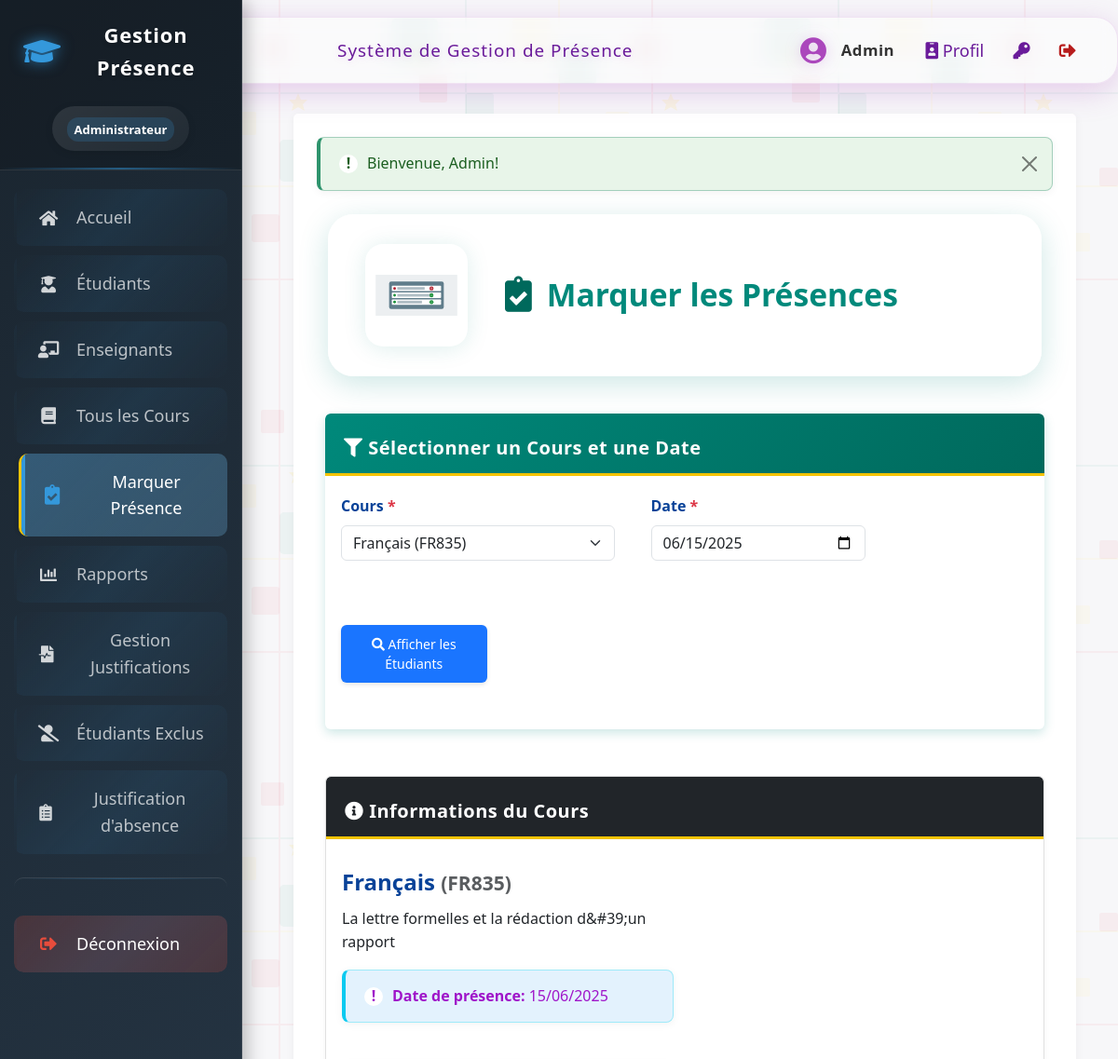
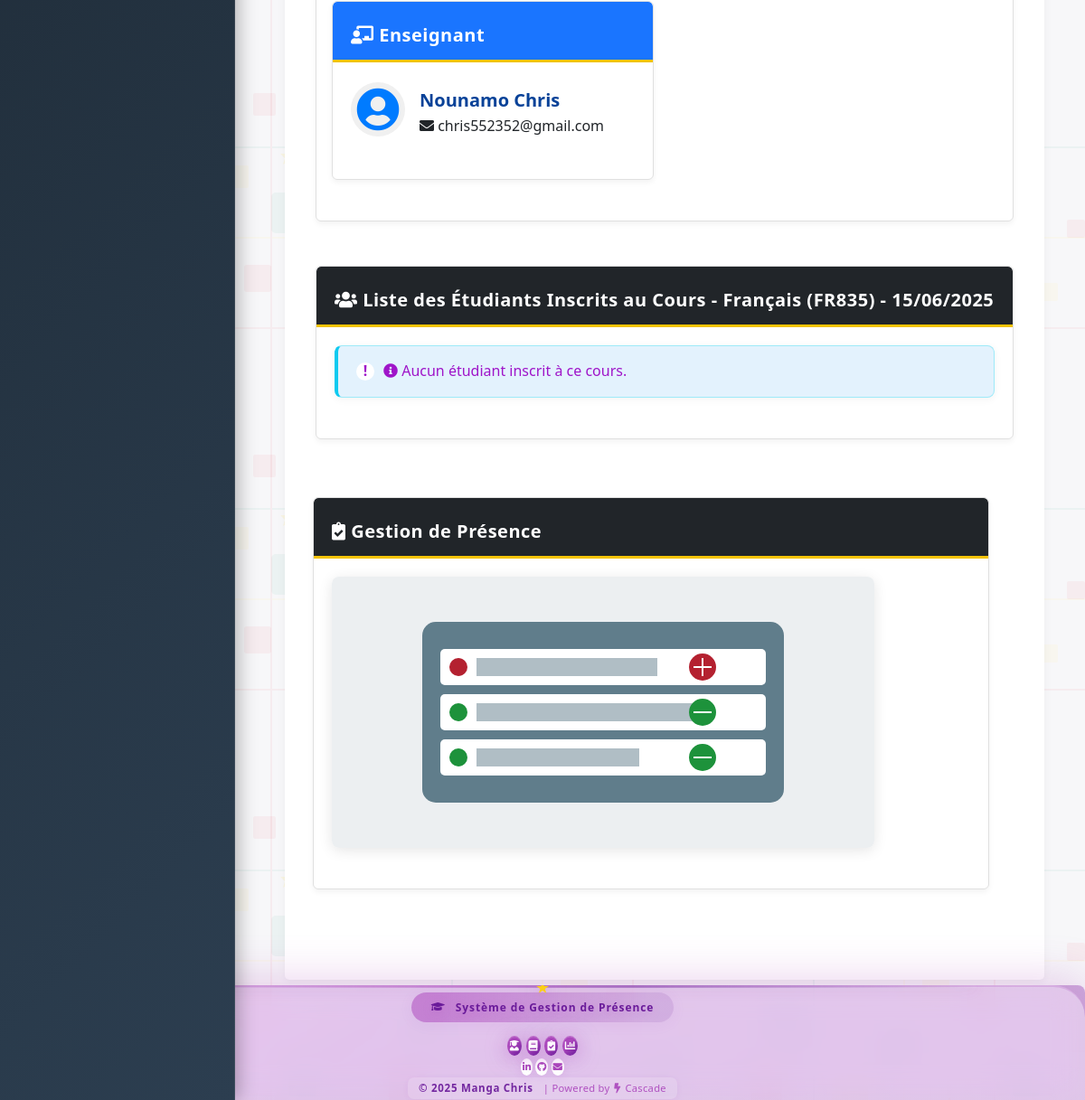
Screenshot of /presence.php?cours_id=4 (signed in) with the database file from the repository (2 pictures, top to bottom).
### tables this page shows
CREATE TABLE IF NOT EXISTS `cours` (
  `id` int NOT NULL AUTO_INCREMENT,
  `code` varchar(20) NOT NULL,
  `nom` varchar(150) NOT NULL,
  `enseignant_id` int DEFAULT NULL,
  `description` text,
  PRIMARY KEY (`id`),
  UNIQUE KEY `code` (`code`),
  KEY `enseignant_id` (`enseignant_id`)
);

CREATE TABLE IF NOT EXISTS `utilisateurs` (
  `id` int NOT NULL AUTO_INCREMENT,
  `nom` varchar(100) NOT NULL,
  `prenom` varchar(100) NOT NULL,
  `email` varchar(150) NOT NULL,
  `mot_de_passe` varchar(255) NOT NULL,
  `role` enum('admin','enseignant') NOT NULL DEFAULT 'enseignant',
  `date_creation` timestamp NULL DEFAULT CURRENT_TIMESTAMP,
  `derniere_connexion` timestamp NULL DEFAULT NULL,
  PRIMARY KEY (`id`),
  UNIQUE KEY `email` (`email`)
);

### config/database.php (called while the page is built, shortened)
<?php
$db_type = null;
$pdo = null;
$mysqli = null;
if (getenv('REPL_ID') || getenv('REPL_SLUG') || getenv('PGHOST')) {
    $db_type = 'postgresql';
    $host = getenv('PGHOST');
    $dbname = getenv('PGDATABASE');
    $user = getenv('PGUSER');
    $password = getenv('PGPASSWORD');
    $port = getenv('PGPORT');
    $dsn = "pgsql:host=$host;port=$port;dbname=$dbname;user=$user;password=$password";
    try {
        $pdo = new PDO($dsn);
        $pdo->setAttribute(PDO::ATTR_ERRMODE, PDO::ERRMODE_EXCEPTION);
        $pdo->setAttribute(PDO::ATTR_DEFAULT_FETCH_MODE, PDO::FETCH_ASSOC);
    } catch (PDOException $e) {
        die("Erreur de connexion à la base de données PostgreSQL: " . $e->getMessage());
    }
} else {
    $db_type = 'mysql';
    $host = 'localhost';
    $dbname = 'attendance_system';
    $user = 'root';
    $password = '';
    $port = 3306;
    $mysqli = new mysqli($host, $user, $password, $dbname, $port);
    $mysqli->set_charset("utf8mb4");
}
function db_query($sql, $params = []) {
    global $db_type, $pdo, $mysqli;
    if ($db_type === 'postgresql') {
        try {
            $stmt = $pdo->prepare($sql);
            $stmt->execute($params);
            return $stmt->fetchAll();
        } catch (PDOException $e) {
            error_log("Erreur SQL (PostgreSQL): " . $e->getMessage());
            return false;
        }
    } else {
        try {
            $stmt = $mysqli->prepare($sql);
            if (!empty($params)) {
                $types = '';
                foreach ($params as $param) {
                    if (is_int($param)) {
                        $types .= 'i';
                    } elseif (is_float($param)) {
                        $types .= 'd';
                    } elseif (is_string($param)) {
                        $types .= 's';
                    } else {
                        $types .= 'b';
                    }
                }
                $stmt->bind_param($types, ...$params);
            }
            $stmt->execute();
            $result = $stmt->get_result();
            $rows = [];
            while ($row = $result->fetch_assoc()) {
                $rows[] = $row;
            }
            return $rows;
        } catch (Exception $e) {
            error_log("Erreur SQL (MySQL): " . $e->getMessage());
            return false;
        }
    }
}
function db_query_single($sql, $params = []) {
    $result = db_query($sql, $params);
    if ($result && count($result) > 0) {
        return $result[0];
    }
    return false;
}
?>

### presence.php (the view, shortened to what this page needs)
<?php
require_once 'includes/auth.php';
require_once 'config/database.php';
if (est_admin()) {
    $cours = db_query("SELECT c.id, c.nom, c.code, (SELECT COUNT(*) FROM inscriptions i WHERE i.cours_id = c.id) as nb_etudiants FROM cours c ORDER BY c.nom");
} else {
    $cours = db_query("SELECT c.id, c.nom, c.code, (SELECT COUNT(*) FROM inscriptions i WHERE i.cours_id = c.id) as nb_etudiants FROM cours c WHERE c.enseignant_id = ? ORDER BY c.nom", [$_SESSION['user_id']]);
}
$date = isset($_POST['date']) ? $_POST['date'] : date('Y-m-d');
$cours_id = isset($_POST['cours_id']) ? (int)$_POST['cours_id'] : 0;
if (isset($_GET['cours_id'])) {
    $cours_id = (int)$_GET['cours_id'];
}
$cours_info = null;
if ($cours_id > 0) {
    $cours_info = db_query_single("
        SELECT c.*, u.nom as enseignant_nom, u.prenom as enseignant_prenom, u.email as enseignant_email
        FROM cours c
        LEFT JOIN utilisateurs u ON c.enseignant_id = u.id
        WHERE c.id = ?
    ", [$cours_id]);
}
include 'includes/header.php';
?>
<div class="container-fluid">
    <div class="presence-header-glass">
        <img src="assets/images/attendance.svg" class="presence-header-img" alt="Présence">
        <div class="presence-header-title">
            <i class="fas fa-clipboard-check"></i> Marquer les Présences
        </div>
    </div>
    <div class="row">
        <div class="col-md-12">
            <div class="card" style="border: none; box-shadow: 0 4px 12px rgba(0, 137, 123, 0.2);">
                <div class="card-header text-white" style="background: linear-gradient(135deg, #00897b 0%, #00695c 100%);">
                    <h5 class="card-title mb-0"><i class="fas fa-filter"></i> Sélectionner un Cours et une Date</h5>
                </div>
                <div class="card-body">
                    <form method="POST" action="presence.php" id="courseSelectForm">
                        <div class="row">
                            <div class="col-md-5">
                                <label for="cours_id" class="form-label">Cours <span class="text-danger">*</span></label>
                                <select class="form-select" id="cours_id" name="cours_id" required>
                                    <?php foreach ($cours as $c): ?>
                                        <option value="<?php echo $c['id']; ?>" <?php echo $cours_id == $c['id'] ? 'selected' : ''; ?>>
                                            <?php echo htmlspecialchars($c['nom'] . ' (' . $c['code'] . ')', ENT_QUOTES, 'UTF-8'); ?>
                                        </option>
                                    <?php endforeach; ?>
                                </select>
                            </div>
                            <div class="col-md-4">
                                <label for="date" class="form-label">Date <span class="text-danger">*</span></label>
                                <input type="date" class="form-control" id="date" name="date" value="<?php echo $date; ?>" required>
                            </div>
                            <div class="col-md-3">
                                <label class="form-label">&nbsp;</label>
                                <div class="d-grid">
                                    <button type="submit" class="btn btn-primary" name="show_students" value="1">
                                        <i class="fas fa-search"></i> Afficher les Étudiants
                                    </button>
                                </div>
                            </div>
                        </div>
                    </form>
                </div>
            </div>
        </div>
    </div>
    <?php if ($cours_id > 0 && $cours_info): ?>
        <div class="row mt-4">
            <div class="col-md-12">
                <div class="card mb-4">
                    <div class="card-header bg-dark text-white">
                        <h5 class="card-title mb-0"><i class="fas fa-info-circle"></i> Informations du Cours</h5>
                    </div>
                    <div class="card-body">
                        <div class="row">
                            <div class="col-md-6">
                                <h4><?= htmlspecialchars($cours_info['nom'], ENT_QUOTES, 'UTF-8') ?> <small class="text-muted">(<?= htmlspecialchars($cours_info['code'], ENT_QUOTES, 'UTF-8') ?>)</small></h4>
                                <?php if (!empty($cours_info['description'])): ?>
                                    <p><?= nl2br(htmlspecialchars($cours_info['description'], ENT_QUOTES, 'UTF-8')) ?></p>
                                <?php endif; ?>
                                <div class="alert alert-info">
                                    <strong>Date de présence:</strong> <?php echo date('d/m/Y', strtotime($date)); ?>
                                </div>
                            </div>
                            <div class="col-md-6">
                                <div class="card h-100">
                                    <div class="card-header bg-primary text-white">
                                        <h5 class="card-title mb-0"><i class="fas fa-chalkboard-teacher"></i> Enseignant</h5>
                                    </div>
                                    <div class="card-body">
                                        <?php if ($cours_info['enseignant_id']): ?>
                                            <div class="d-flex align-items-center">
                                                <div class="teacher-avatar">
                                                    <i class="fas fa-user-circle fa-3x"></i>
                                                </div>
                                                <div class="ms-3">
                                                    <h5 class="mb-1"><?= htmlspecialchars($cours_info['enseignant_nom'] . ' ' . $cours_info['enseignant_prenom'], ENT_QUOTES, 'UTF-8') ?></h5>
                                                    <p class="mb-0"><i class="fas fa-envelope"></i> <?= htmlspecialchars($cours_info['enseignant_email'], ENT_QUOTES, 'UTF-8') ?></p>
                                                </div>
                                            </div>
                                        <?php else: ?>
                                            <div class="alert alert-warning mb-0">
                                                <i class="fas fa-exclamation-triangle"></i> Aucun enseignant n'est assigné à ce cours.
                                            </div>
                                        <?php endif; ?>
                                    </div>
                                </div>
                            </div>
                        </div>
                    </div>
                </div>
            </div>
        </div>
        <div class="row mt-2">
            <div class="col-md-12">
                <div class="card">
                    <div class="card-header bg-dark text-white">
                        <h5 class="card-title mb-0">
                            <i class="fas fa-users"></i>
                            Liste des Étudiants Inscrits au Cours - <?= htmlspecialchars($cours_info['nom'], ENT_QUOTES, 'UTF-8') ?> (<?= htmlspecialchars($cours_info['code'], ENT_QUOTES, 'UTF-8') ?>) -
                            <?php echo date('d/m/Y', strtotime($date)); ?>
                        </h5>
                    </div>
                    <div class="card-body">
                        <?php if (empty($etudiants)): ?>
                            <div class="alert alert-info">
                                <i class="fas fa-info-circle"></i> Aucun étudiant inscrit à ce cours.
                            </div>
                        <?php endif; ?>
                </div>
            </div>
        </div>
        <div class="row mt-4">
            <div class="col-md-12">
                <div class="card">
                    <div class="card-header bg-dark text-white">
                        <h5 class="card-title mb-0"><i class="fas fa-clipboard-check"></i> Gestion de Présence</h5>
                    </div>
                    <div class="card-body">
                        <img src="assets/images/attendance.svg" alt="Gestion de présence" class="decorative-image">
                    </div>
                </div>
            </div>
        </div>
    <?php endif; ?>
</div>
<?php
include 'includes/footer.php';
?>

### assets/css/teacher-student.css (style rules this page uses)
.teacher-avatar { width: 60px; height: 60px; border-radius: 50%; background-color: #f0f0f0; display: flex; align-items: center; justify-content: center; color: #007bff; }

### assets/css/sidebar-enhanced.css (style rules this page uses)
html, body { padding: 0 !important; margin: 0 !important; }
body { margin-left: 0 !important; padding-left: 0 !important; }

### assets/css/modules/base.css (style rules this page uses)
:root { --couleur-primaire: #1a75ff; --couleur-secondaire: #084298; --couleur-accent: #ce1126; --couleur-texte: #333; --couleur-fond: #f7f7f9; --couleur-succes: #2D936C; --couleur-danger: #BF0603; --couleur-avertissement: #F3C302; --couleur-info: #0dcaf0; --couleur-fond-clair: #ecf0f1; }
body { font-family: 'Segoe UI', Tahoma, Geneva, Verdana, sans-serif; line-height: 1.6; color: var(--couleur-texte); background-color: var(--couleur-fond); margin: 0; padding: 0; background-image: url('../images/cameroon-pattern.svg'); background-repeat: repeat; background-size: 400px 400px; }
h1, h2, h3, h4, h5, h6 { font-weight: 600; margin-top: 0.5em; margin-bottom: 0.5em; color: var(--couleur-primaire); }

### assets/css/modules/layout.css (style rules this page uses)
.row { display: flex; flex-wrap: wrap; margin: 0 -15px 25px; gap: 15px; }

### assets/css/modules/components.css (style rules this page uses)
.card { background-color: white; border: 1px solid #e0e0e0; border-radius: 6px; margin-bottom: 25px; overflow: hidden; box-shadow: 0 3px 6px rgba(0, 0, 0, 0.05); transition: transform 0.2s, box-shadow 0.2s; }
.card-header { background-color: var(--couleur-primaire); color: white; padding: 15px 20px; font-weight: 600; letter-spacing: 0.5px; border-bottom: 3px solid var(--couleur-avertissement); }
.card-body { padding: 20px; }
.btn { display: inline-block; padding: 10px 18px; border: none; border-radius: 6px; background-color: #e0e0e0; color: #333; text-decoration: none; cursor: pointer; font-size: 14px; font-weight: 500; margin-right: 10px; transition: all 0.2s; box-shadow: 0 2px 5px rgba(0, 0, 0, 0.1); }
.btn-primary { background-color: var(--couleur-accent); color: white; }
.btn-primary { background-color: #1a75ff !important; border-color: #084298 !important; color: white !important; }
.bg-primary { background-color: #1a75ff !important; }
.decorative-image { max-width: 100%; height: auto; margin-bottom: 25px; border-radius: 8px; box-shadow: 0 3px 15px rgba(0, 0, 0, 0.1); transition: transform 0.3s; }

### assets/css/modules/forms.css (style rules this page uses)
form { margin-bottom: 30px; }
label { display: block; margin-bottom: 8px; font-weight: 600; color: var(--couleur-secondaire); }
input, select, textarea { width: 100%; padding: 12px; margin-bottom: 20px; border: 1px solid #ddd; border-radius: 6px; transition: all 0.3s; background-color: #f9f9f9; }

### assets/css/modules/alerts.css (style rules this page uses)
.alert { padding: 15px 20px; margin-bottom: 25px; border-radius: 8px; position: relative; padding-left: 50px; box-shadow: 0 2px 10px rgba(0, 0, 0, 0.05); }
.alert:before { content: "!"; position: absolute; left: 20px; top: 50%; transform: translateY(-50%); width: 20px; height: 20px; border-radius: 50%; background-color: white; display: flex; align-items: center; justify-content: center; font-weight: bold; }
.alert-info { background-color: #e3f2fd; border-left: 4px solid var(--couleur-info); color: #9f15c9; }

### assets/css/modules/theme-blue.css (style rules this page uses)
:root { --couleur-primaire: #1a75ff; --couleur-secondaire: #084298; --couleur-accent: #ce1126; --couleur-texte: #333; --couleur-fond: #f7f7f9; --couleur-succes: #2D936C; --couleur-danger: #BF0603; --couleur-avertissement: #F3C302; --couleur-info: #0dcaf0; --couleur-fond-clair: #ecf0f1; }
.navbar, .sidebar, .card-header, th { background-color: var(--couleur-primaire); }
label, h1, h2, h3, h4, h5, h6 { color: var(--couleur-secondaire); }
.btn-primary, .stat-value, .stat-number { background-color: var(--couleur-accent); color: white; }
.card-header, .dashboard-header { border-bottom-color: var(--couleur-avertissement); }
.btn-primary { background-color: var(--couleur-primaire) !important; border-color: var(--couleur-secondaire) !important; }
.bg-primary { background-color: var(--couleur-primaire) !important; }

### rows the page displays
cours: nom "Français", code "FR835", description "La lettre formelles et la rédaction d&#39;un rapport", enseignant.prenom "Nounamo Chris", enseignant.email "chris552352@gmail.com"

### other values shown
$_SESSION['user_nom'] "Admin"
$_SESSION['alerte']['message'] "Bienvenue, Admin!"
date('d/m/Y', strtotime($date)) "15/06/2025"
form field cours_id "Français (FR835)"
